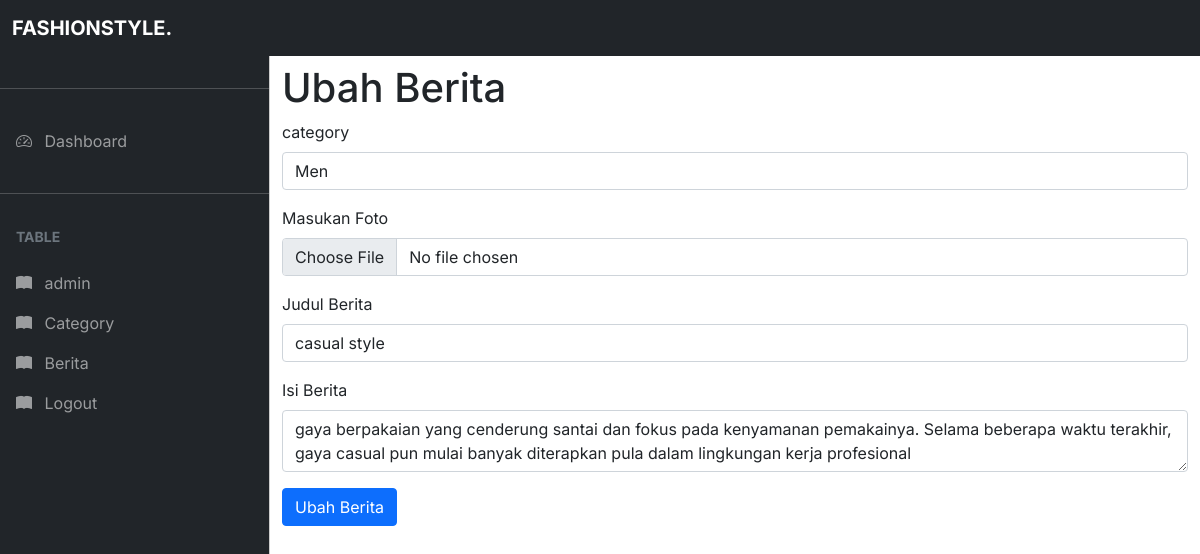
The app's page /admin/berita_ubah.php?id_news=11 (signed in) with its own data.
### tables this page shows
CREATE TABLE `berita` (
  `id_news` int NOT NULL,
  `category` int NOT NULL,
  `img` varchar(100) NOT NULL,
  `judul` varchar(225) NOT NULL,
  `isi` varchar(1000) NOT NULL
);

### functions.php (called while the page is built, shortened)
<?php
$conn = mysqli_connect("localhost", "root", "", "fashion");
function query($query)
{
	global $conn;
	$result = mysqli_query($conn, $query);
	$rows = [];
	while ($row = mysqli_fetch_assoc($result)) {
		$rows[] = $row;
	}
	return $rows;
}

### admin/berita_ubah.php (the view, shortened to what this page needs)
<?php
require '../functions.php';
$id_news = $_GET["id_news"];
$news = query("SELECT * FROM berita WHERE id_news = $id_news")[0];
?>
<?php require "partials/header.php" ?>
   <?php require "partials/nav.php" ?>
    <main class="mt-5 pt-3">
      <div class="container-fluid">
        <div class="content" id="container">
                <h1>Ubah Berita</h1>
                <form action="" method="post" enctype="multipart/form-data" class="box-input">
                    <div class="mb-3">
                       <label for="category" class="form-label">category</label>
                        <select class="form-control" name="category">
                            <?php
                            $category = mysqli_query($conn, "SELECT * FROM kategori");
                            while ($c = mysqli_fetch_array($category)) :
                                if ($c['id_category'] == $news['category']) {
                            ?>
                            <option value="<?= $c['id_category']?>" selected> <?= $c['category'];  ?> </option>
                            <?php }else{ ?>
                                <option value="<?= $c['id_category']?>"> <?= $c['category'];  ?> </option>
                            <?php } ?>
                            <?php endwhile; ?>
                        </select>
                    </div>
                    <div class="mb-3">
                       <label for="img" class="form-label">Masukan Foto</label>
                        <input class="form-control" type="file" id="img" name="img">
                    </div>
                    <div class="mb-3">
                       <label for="judul" class="form-label">Judul Berita</label>
                        <input class="form-control" type="text" id="judul" name="judul" value="<?= $news["judul"]?>">
                    </div>
                    <div class="mb-3">
                       <label for="isi" class="form-label">Isi Berita</label>
                        <textarea class="form-control" id="isi" name="isi"><?= $news["isi"]?></textarea>
                    </div>
                    <div class="button">
				        <button type="submit" name="ubah" class="btn btn-primary">Ubah Berita</button>
			        </div>
              </form>
        </div>
    </div>
    <?php require "partials/footer.php" ?>

### css/admin.css (style rules this page uses)
body, button { font-family: "Inter", sans-serif; }
:root { --offcanvas-width: 270px; --topNavbarHeight: 56px; }
@media (min-width: 992px) { body { overflow: auto !important; } }
@media (min-width: 992px) { main { margin-left: var(--offcanvas-width); } }

### records on screen
berita: judul "casual style", isi "gaya berpakaian yang cenderung santai dan fokus pada kenyamanan pemakainya. Selama beberapa waktu terakhir, gaya casual pun mulai banyak diterapkan pula dalam lingkungan kerja profesional"

### other values on screen
form field category "Men"
